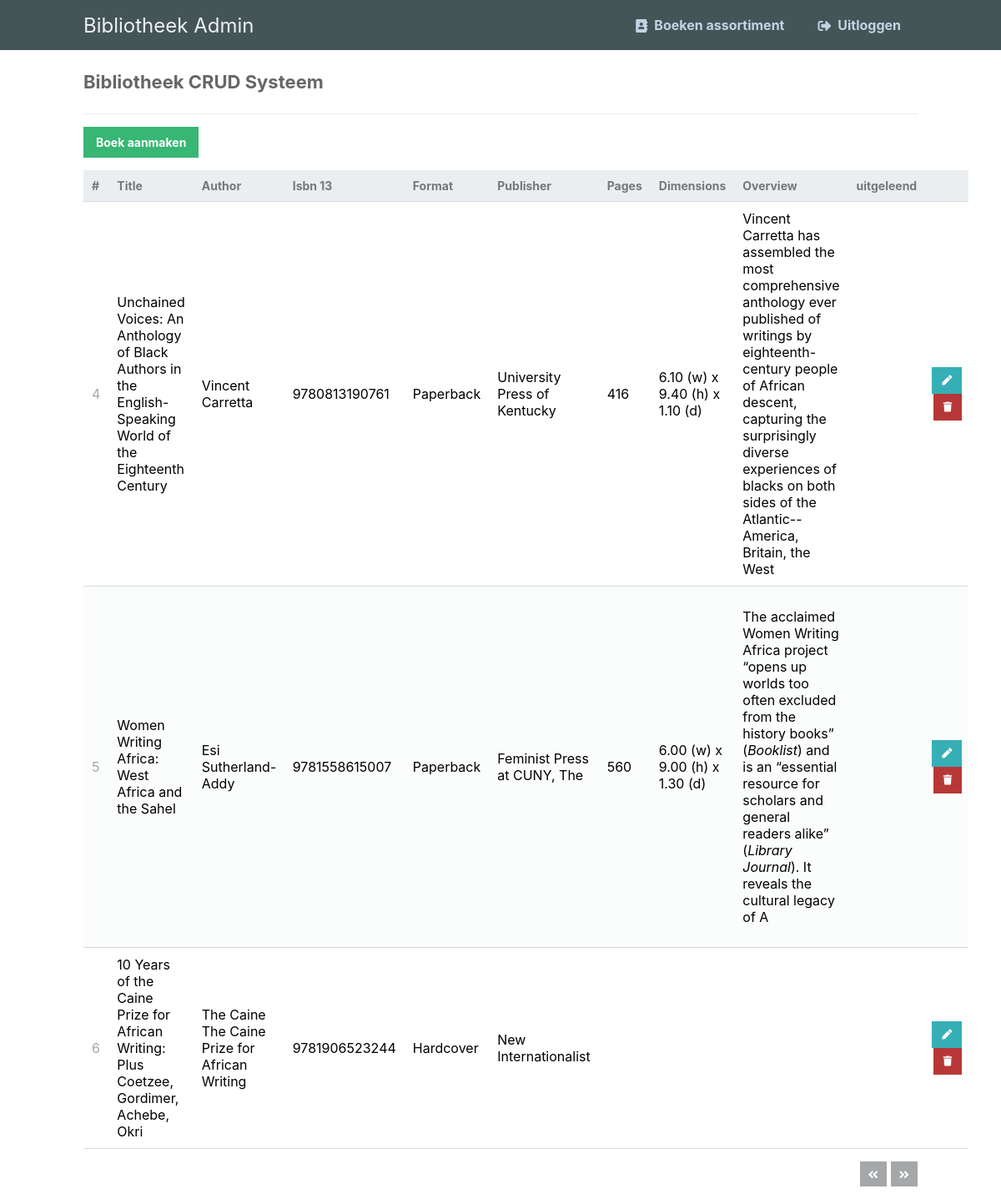
The page /admin/index.php?page=2 (signed in) on the database its author committed.
### tables this page shows
CREATE TABLE `contacts` (
  `id` int(11) NOT NULL,
  `title` varchar(255) NOT NULL,
  `author` varchar(255) NOT NULL,
  `isbn13` varchar(255) NOT NULL,
  `format` varchar(255) NOT NULL,
  `publisher` varchar(255) NOT NULL,
  `pages` varchar(255) NOT NULL,
  `dimensions` varchar(255) NOT NULL,
  `overview` varchar(255) NOT NULL,
  `uitgeleend` varchar(255) NOT NULL
);

### admin/index.php (the view, shortened to what this page needs)
<?php
include 'functions.php';
$pdo = pdo_connect_mysql();
$page = isset($_GET['page']) && is_numeric($_GET['page']) ? (int)$_GET['page'] : 1;
$records_per_page = 3;
$stmt = $pdo->prepare('SELECT * FROM contacts ORDER BY id LIMIT :current_page, :record_per_page');
$stmt->bindValue(':current_page', ($page-1)*$records_per_page, PDO::PARAM_INT);
$stmt->bindValue(':record_per_page', $records_per_page, PDO::PARAM_INT);
$stmt->execute();
$contacts = $stmt->fetchAll(PDO::FETCH_ASSOC);
$num_contacts = $pdo->query('SELECT COUNT(*) FROM contacts')->fetchColumn();
?>
<?=template_header('Read')?>
<div class="content read">
	<h2>Bibliotheek CRUD Systeem</h2>
	<a href="create.php" class="create-contact">Boek aanmaken</a>
	<table>
        <thead>
            <tr>
                <td>#</td>
                <td>Title</td>
                <td>Author</td>
                <td>Isbn 13</td>
                <td>Format</td>
                <td>Publisher</td>
                <td>Pages</td>
                <td>Dimensions</td>
                <td>Overview</td>
                <td>uitgeleend</td>
                <td></td>
            </tr>
        </thead>
        <tbody>
            <?php foreach ($contacts as $contact): ?>
            <tr>
                <td><?=$contact['id']?></td>
                <td><?=$contact['title']?></td>
                <td><?=$contact['author']?></td>
                <td><?=$contact['isbn13']?></td>
                <td><?=$contact['format']?></td>
                <td><?=$contact['publisher']?></td>
                <td><?=$contact['pages']?></td>
                <td><?=$contact['dimensions']?></td>
                <td><?=$contact['overview']?></td>
                <td><?=$contact['uitgeleend']?></td>
                <td class="actions">
                    <a href="update.php?id=<?=$contact['id']?>" class="edit"><i class="fas fa-pen fa-xs"></i></a>
                    <a href="delete.php?id=<?=$contact['id']?>" class="trash"><i class="fas fa-trash fa-xs"></i></a>
                </td>
            </tr>
            <?php endforeach; ?>
        </tbody>
    </table>
	<div class="pagination">
		<?php if ($page > 1): ?>
		<a href="index.php?page=<?=$page-1?>"><i class="fas fa-angle-double-left fa-sm"></i></a>
		<?php endif; ?>
		<?php if ($page*$records_per_page < $num_contacts): ?>
		<a href="index.php?page=<?=$page+1?>"><i class="fas fa-angle-double-right fa-sm"></i></a>
		<?php endif; ?>
	</div>
</div>
<?=template_footer()?>

### assets/css/style.css (style rules this page uses)
* { box-sizing: border-box; font-family: -apple-system, BlinkMacSystemFont, "segoe ui", roboto, oxygen, ubuntu, cantarell, "fira sans", "droid sans", "helvetica neue", Arial, sans-serif; font-size: 16px; -webkit-font-smoothing: antialiased; -moz-osx-font-smoothing: grayscale; }
body { background-color: #FFFFFF; margin: 0; }
.content { width: 1000px; margin: 0 auto; }
.content h2 { margin: 0; padding: 25px 0; font-size: 22px; border-bottom: 1px solid #ebebeb; color: #666666; }
.read .create-contact { display: inline-block; text-decoration: none; background-color: #38b673; font-weight: bold; font-size: 14px; color: #FFFFFF; padding: 10px 15px; margin: 15px 0; }
.read .pagination { display: flex; justify-content: flex-end; }
.read .pagination a { display: inline-block; text-decoration: none; background-color: #a5a7a9; font-weight: bold; color: #FFFFFF; padding: 5px 10px; margin: 15px 0 15px 5px; }
.read table { width: 100%; padding-top: 30px; border-collapse: collapse; }
.read table thead { background-color: #ebeef1; border-bottom: 1px solid #d3dae0; }
.read table thead td { padding: 10px; font-weight: bold; color: #767779; font-size: 14px; }
.read table tbody tr { border-bottom: 1px solid #d3dae0; }
.read table tbody tr:nth-child(even) { background-color: #fbfcfc; }
.read table tbody tr td { padding: 10px; }
.read table tbody tr td:nth-child(1) { color: #a5a7a9; }
.read table tbody tr td.actions { padding: 8px; text-align: right; }
.read table tbody tr td.actions .edit, .read table tbody tr td.actions .trash { display: inline-flex; text-align: right; text-decoration: none; color: #FFFFFF; padding: 10px 12px; }
.read table tbody tr td.actions .trash { background-color: #b73737; }
.read table tbody tr td.actions .edit { background-color: #37afb7; }
body { background-color: #ffffff; }

### rows shown on the page
contacts: id "4", title "Unchained Voices: An Anthology of Black Authors in the English-Speaking World of the Eighteenth Century", author "Vincent Carretta", isbn13 "9780813190761", format "Paperback", publisher "University Press of Kentucky", pages "416", dimensions "6.10 (w) x 9.40 (h) x 1.10 (d)", overview "Vincent Carretta has assembled the most comprehensive anthology ever published of writings by eighteenth-century people of African descent, capturing the surprisingly diverse experiences of blacks on both sides of the Atlantic--America, Britain, the West"
contacts: id "5", title "Women Writing Africa: West Africa and the Sahel", author "Esi Sutherland-Addy", isbn13 "9781558615007", format "Paperback", publisher "Feminist Press at CUNY, The", pages "560", dimensions "6.00 (w) x 9.00 (h) x 1.30 (d)", overview "The acclaimed Women Writing Africa project “opens up worlds too often excluded from the history books” ( Booklist ) and is an “essential resource for scholars and general readers alike” ( Library Journal ). It reveals the cultural legacy of A"
contacts: id "6", title "10 Years of the Caine Prize for African Writing: Plus Coetzee, Gordimer, Achebe, Okri", author "The Caine The Caine Prize for African Writing", isbn13 "9781906523244", format "Hardcover", publisher "New Internationalist"
